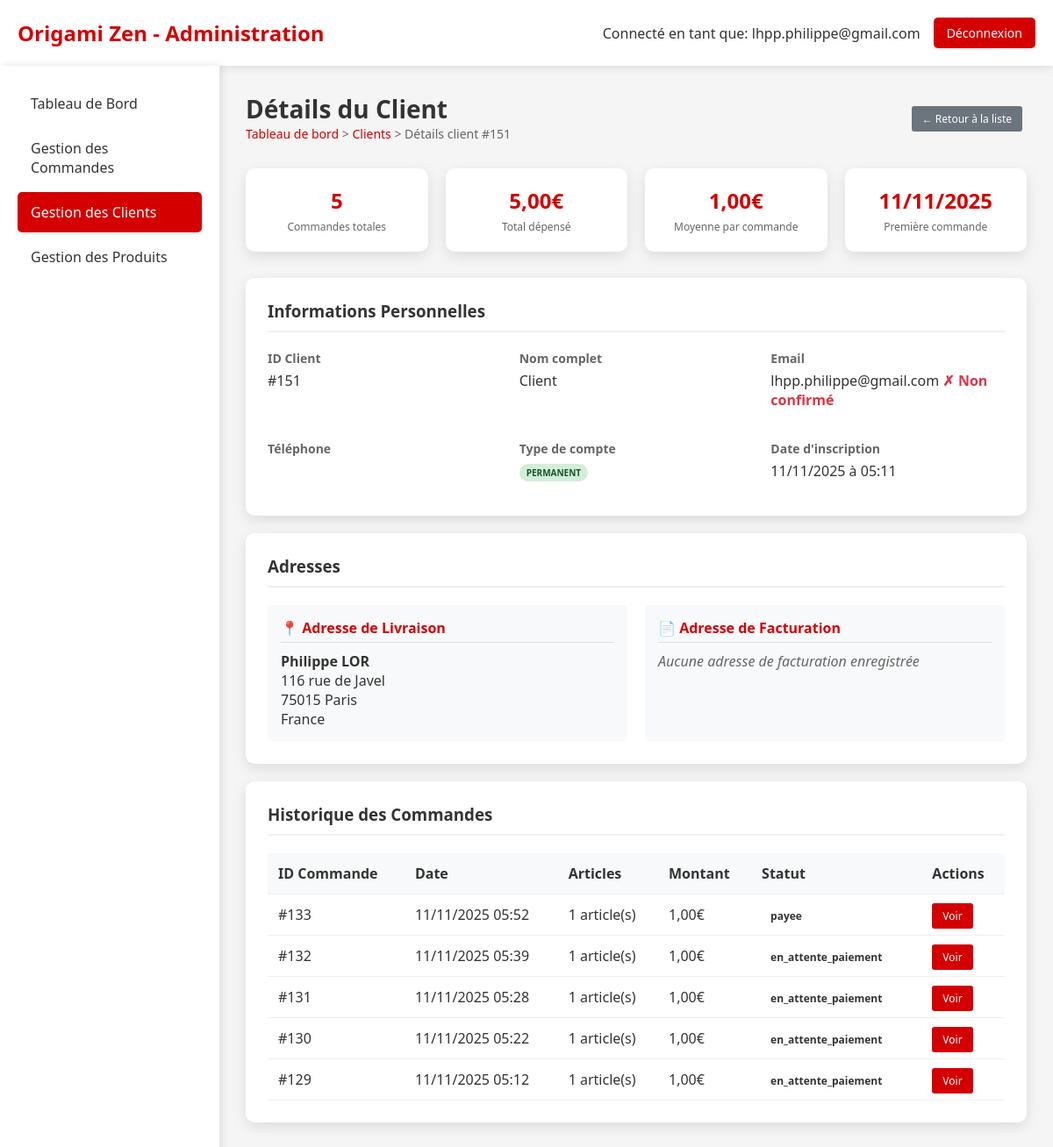
/admin_client_detail.php?id=151 (signed in), run on an earlier commit of the app's database.
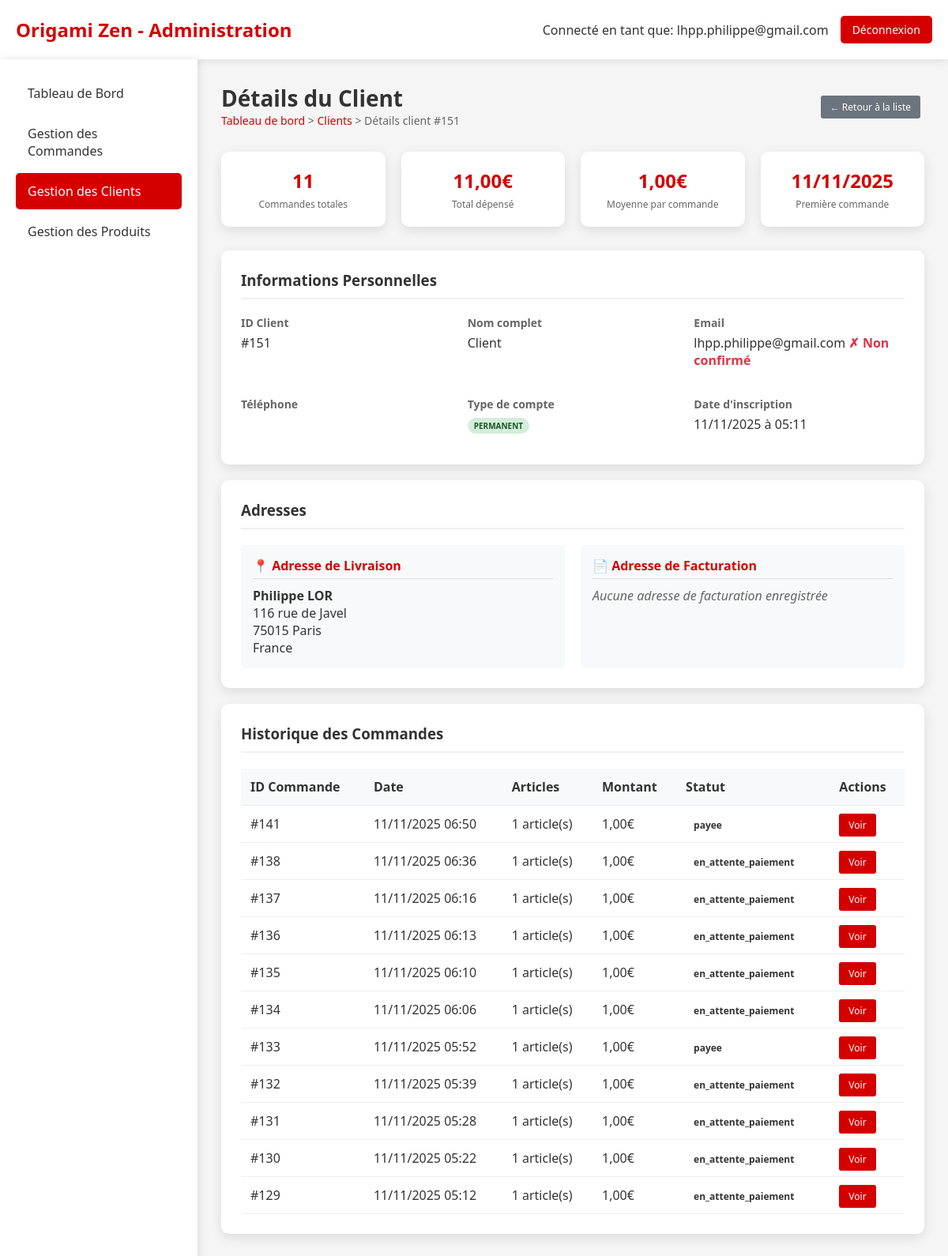
And on a later commit of the database.
### tables this page shows
CREATE TABLE IF NOT EXISTS `commande` (
  `idCommande` bigint NOT NULL AUTO_INCREMENT,
  `idClient` bigint NOT NULL,
  `idAdresseLivraison` bigint NOT NULL,
  `idAdresseFacturation` bigint DEFAULT NULL,
  `dateCommande` datetime NOT NULL,
  `modeReglement` varchar(20) NOT NULL DEFAULT 'CB',
  `delaiLivraison` date NOT NULL,
  `fraisDePort` double NOT NULL,
  `montantTotal` double NOT NULL,
  `statut` enum('en_attente','en_attente_paiement','payee','confirmee','expediee','livree','annulee') NOT NULL DEFAULT 'en_attente',
  `statut_paiement` enum('en_attente','payee','echec','annulee','rembourse') DEFAULT 'en_attente',
  `idPaiement` int DEFAULT NULL,
  PRIMARY KEY (`idCommande`),
  KEY `Commande_idClient_FK` (`idClient`),
  KEY `Commande_idAdresseLivraison_FK` (`idAdresseLivraison`),
  KEY `idAdresseFacturation` (`idAdresseFacturation`)
);

### admin_client_detail.php (the view, shortened to what the changed rows need)
<?php
$client_id = intval($_GET['id']);
$host = 'localhost';
$dbname = 'origami';
$username = 'root';
$password = '';
try {
    $pdo = new PDO("mysql:host=$host;dbname=$dbname;charset=utf8", $username, $password);
    $pdo->setAttribute(PDO::ATTR_ERRMODE, PDO::ERRMODE_EXCEPTION);
    $stmt_commandes = $pdo->prepare("
        SELECT c.*, COUNT(lc.idLigneCommande) as nb_articles
        FROM Commande c
        LEFT JOIN LigneCommande lc ON c.idCommande = lc.idCommande
        WHERE c.idClient = ?
        GROUP BY c.idCommande
        ORDER BY c.dateCommande DESC
    ");
    $stmt_commandes->execute([$client_id]);
    $commandes = $stmt_commandes->fetchAll(PDO::FETCH_ASSOC);
    $stmt_stats = $pdo->prepare("
        SELECT
            COUNT(*) as total_commandes,
            SUM(montantTotal) as total_depense,
            AVG(montantTotal) as moyenne_commande,
            MIN(dateCommande) as premiere_commande,
            MAX(dateCommande) as derniere_commande
        FROM Commande
        WHERE idClient = ?
    ");
    $stmt_stats->execute([$client_id]);
    $stats = $stmt_stats->fetch(PDO::FETCH_ASSOC);
} catch (PDOException $e) {
    die("Erreur de base de données: " . $e->getMessage());
}
?>
<!DOCTYPE html>
<html lang="fr">
<head>
</head>
<body>
    <div class="header">
        <div class="logo">
            <h1>Origami Zen - Administration</h1>
        </div>
    </div>
    <div class="container">
        <div class="main-content">
            <div class="page-header">
                <div class="page-title">
                    <h2>Détails du Client</h2>
                </div>
            </div>
            <div class="stats-grid">
                <div class="stat-card">
                    <div class="stat-number"><?= $stats['total_commandes'] ?? 0 ?></div>
                    <div class="stat-label">Commandes totales</div>
                </div>
                <div class="stat-card">
                    <div class="stat-number"><?= number_format($stats['total_depense'] ?? 0, 2, ',', ' ') ?>€</div>
                    <div class="stat-label">Total dépensé</div>
                </div>
            </div>
            <div class="section">
                <?php if (count($commandes) > 0): ?>
                    <table>
                        <thead>
                            <tr>
                                <th>ID Commande</th>
                                <th>Date</th>
                                <th>Articles</th>
                                <th>Montant</th>
                                <th>Statut</th>
                                <th>Actions</th>
                            </tr>
                        </thead>
                        <tbody>
                            <?php foreach ($commandes as $commande): ?>
                            <tr>
                                <td>#<?= $commande['idCommande'] ?></td>
                                <td><?= date('d/m/Y H:i', strtotime($commande['dateCommande'])) ?></td>
                                <td><?= $commande['nb_articles'] ?> article(s)</td>
                                <td><?= number_format($commande['montantTotal'], 2, ',', ' ') ?>€</td>
                                <td>
                                    <span class="status-badge status-<?= $commande['statut'] ?>">
                                        <?= $commande['statut'] ?>
                                    </span>
                                </td>
                                <td>
                                    <a href="admin_commande_detail.php?id=<?= $commande['idCommande'] ?>" class="btn-action">Voir</a>
                                </td>
                            </tr>
                            <?php endforeach; ?>
                        </tbody>
                    </table>
                <?php else: ?>
                    <p>Aucune commande pour ce client.</p>
                <?php endif; ?>
            </div>
        </div>
    </div>
</body>
</html>

What changed in the data, as far as the page shows it:
added commande: idCommande "141", dateCommande "11/11/2025 06:50", nb_articles "1", montantTotal "1,00", statut "payee"
added commande: idCommande "138", dateCommande "11/11/2025 06:36", nb_articles "1", montantTotal "1,00", statut "en_attente_paiement"
added commande: idCommande "137", dateCommande "11/11/2025 06:16", nb_articles "1", montantTotal "1,00", statut "en_attente_paiement"
added commande: idCommande "136", dateCommande "11/11/2025 06:13", nb_articles "1", montantTotal "1,00", statut "en_attente_paiement"
added commande: idCommande "135", dateCommande "11/11/2025 06:10", nb_articles "1", montantTotal "1,00", statut "en_attente_paiement"
added commande: idCommande "134", dateCommande "11/11/2025 06:06", nb_articles "1", montantTotal "1,00", statut "en_attente_paiement"
Also different on the page:
$stats['total_commandes']: "5" → "11"
$stats['total_depense']: "5,00" → "11,00"
